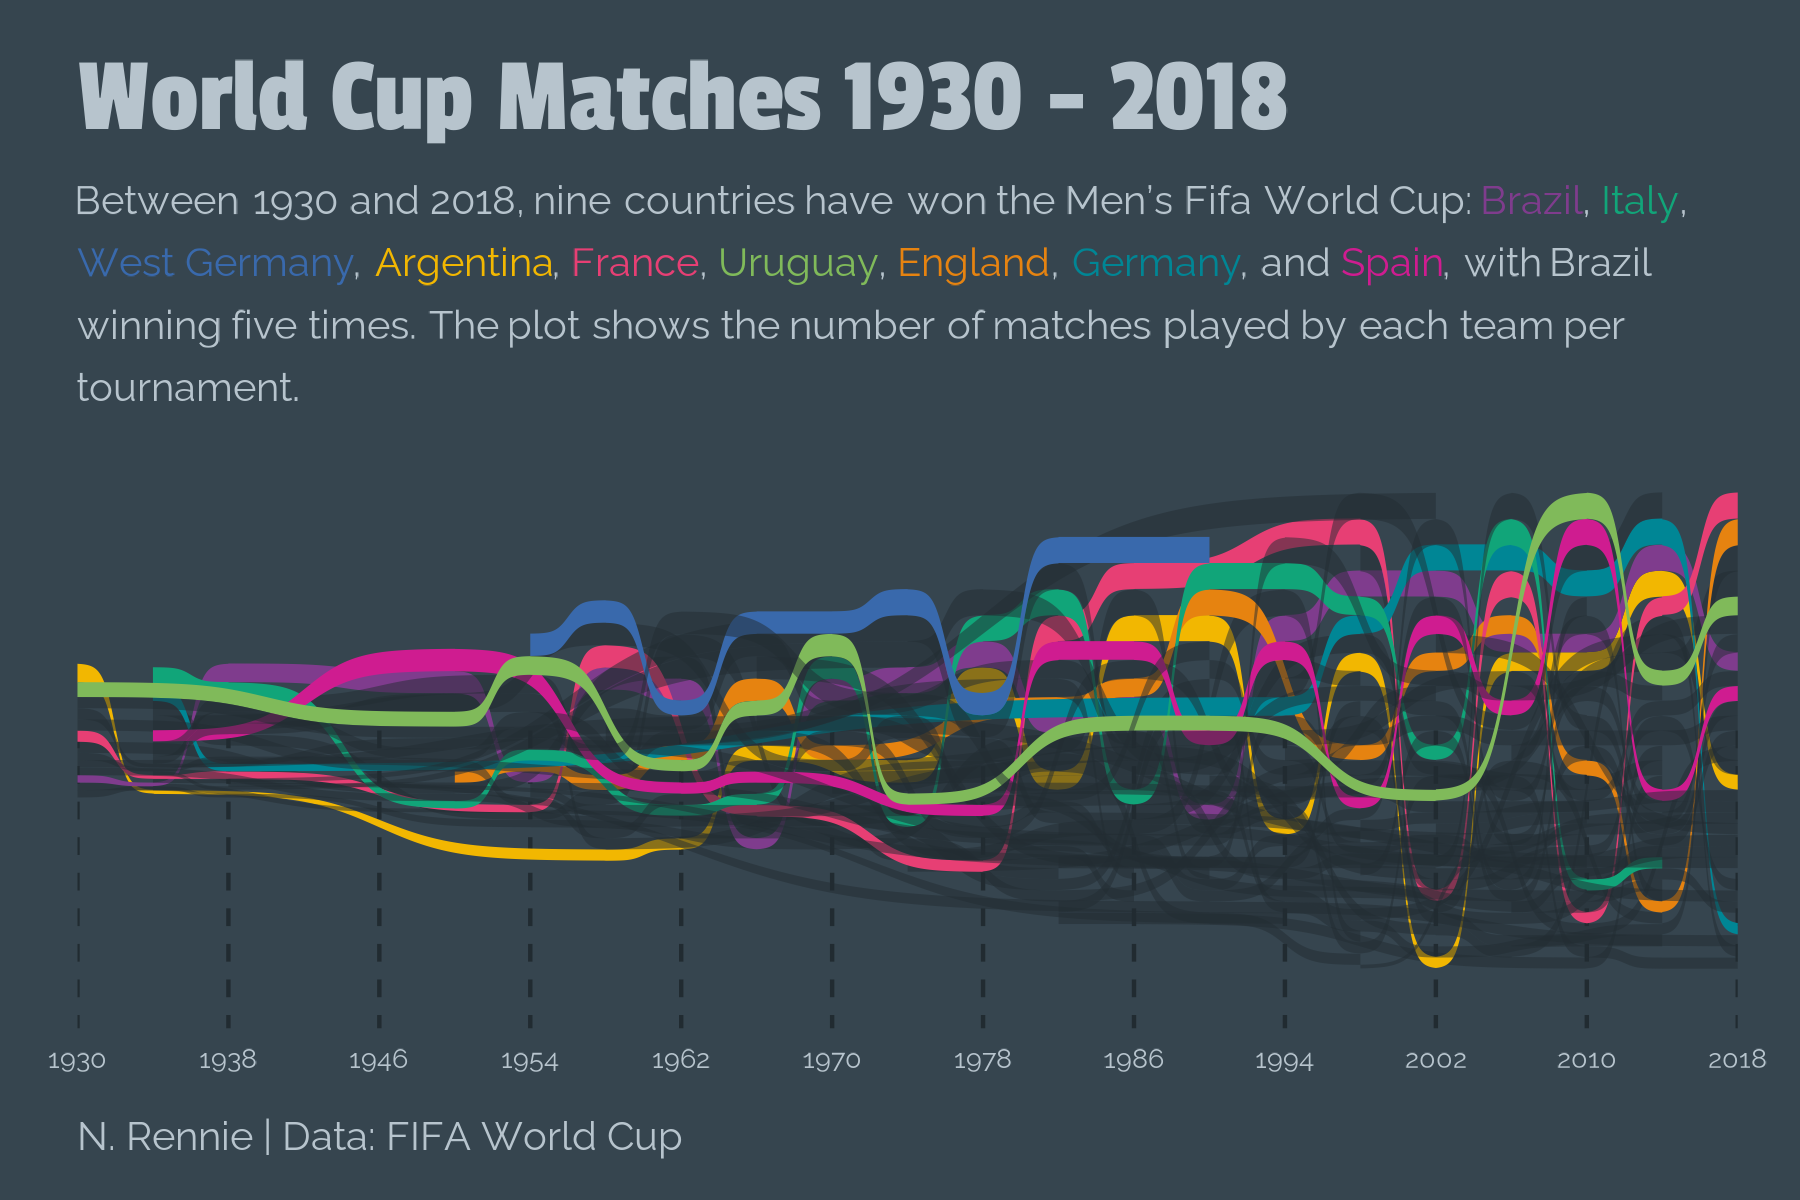

This figure's R source:
library(tidyverse)
library(showtext)
library(camcorder)
library(ggsankey)
library(rcartocolor)
library(forcats)
library(ggtext)

# load fonts
font_add_google("Raleway", "raleway")
font_add_google("Passion One", "passion")
showtext_auto()

# load data
wcmatches <- readr::read_csv('https://raw.githubusercontent.com/rfordatascience/tidytuesday/master/data/2022/2022-11-29/wcmatches.csv')
worldcups <- readr::read_csv('https://raw.githubusercontent.com/rfordatascience/tidytuesday/master/data/2022/2022-11-29/worldcups.csv')

# num matches played
team_data <- wcmatches %>%
  select(year, home_team, away_team) %>%
  pivot_longer(cols = c(home_team, away_team),
               names_to = "type",
               values_to = "team") %>%
  select(-type) %>%
  mutate(year = as.character(year)) %>%
  group_by(year) %>%
  count(team) %>%
  ungroup() %>%
  mutate(year = as.numeric(year))

winners <- worldcups %>%
  count(winner) %>%
  arrange(-n) %>%
  mutate(winner = factor(winner, levels = winners)) %>%
  pull(winner)

plot_data <- team_data %>%
  mutate(country = if_else(team %in% winners, team, "Other"),
         country = factor(country, levels = c(levels(winners), "Other")),
         team = factor(team),
         team = fct_relevel(team,
                            "Brazil", "Italy", "West Germany", "Argentina",
                            "France", "Uruguay", "England", "Germany", "Spain"))

# start recording
gg_record(
  dir = file.path("2022", "2022-11-29", "recording"), # where to save the recording
  device = "png", # device to use to save images
  width = 6, # width of saved image
  height = 4, # height of saved image
  units = "in", # units for width and height
  dpi = 300 # dpi to use when saving image
)

# vertical lines
line_data <- tibble(x = seq(1930, 2018, 8),
                    xend = seq(1930, 2018, 8),
                    y = 0,
                    yend = -80)

# set colours
col_choices = c(carto_pal(10, "Bold")[1:9], alpha("#212b31", 0.5))
names(col_choices) = c(levels(winners), "Other")

# subtitle
col_text <- glue::glue("<span style='color:{col_choices[1:9]}'>{names(col_choices)[1:9]}</span>,")
st <- "Between 1930 and 2018, nine countries have won the Men's Fifa World Cup: <span style='color:#7F3C8D'>Brazil</span>,
<span style='color:#11A579'>Italy</span>,<br><span style='color:#3969AC'>West Germany</span>,
<span style='color:#F2B701'>Argentina</span>, <span style='color:#E73F74'>France</span>,
<span style='color:#80BA5A'>Uruguay</span>, <span style='color:#E68310'>England</span>,
<span style='color:#008695'>Germany</span>, and <span style='color:#CF1C90'>Spain</span>,
with Brazil<br>winning five times. The plot shows the number of matches played by each team per<br>
tournament."


# plot
ggplot(data = plot_data,
       mapping = aes(x = year,
                     value = n,
                     node = team,
                     fill = country)) +
  geom_segment(data = line_data,
               mapping = aes(x = x,
                             xend = xend,
                             y = y,
                             yend = yend,
                             group = x),
               colour = "#212b31",
               linetype = "dashed",
               inherit.aes = FALSE) +
  geom_sankey_bump(space = 0, color = "transparent", smooth = 6) +
  coord_cartesian(expand = FALSE) +
  scale_x_continuous(breaks = seq(1930, 2018, 8)) +
  scale_y_continuous(limits = c(-80, 80)) +
  scale_fill_manual(values = col_choices) +
  labs(title = "World Cup Matches 1930 - 2018",
       subtitle = st,
       caption = "N. Rennie | Data: FIFA World Cup",
       x = "",
       y = "") +
  theme(plot.title = element_text(size = 80, family = "passion", colour = "#b7c4cd", margin = margin(b = 10)),
        plot.subtitle = element_markdown(size = 30, family = "raleway", colour = "#b7c4cd", lineheight = 0.5),
        plot.caption = element_text(size = 30, family = "raleway", colour = "#b7c4cd", hjust = 0),
        plot.margin = margin(15, 15, 10, 10),
        axis.ticks = element_blank(),
        axis.text.x = element_text(size = 20, family = "raleway", colour = "#b7c4cd"),
        axis.text.y = element_blank(),
        legend.position = "none",
        panel.grid = element_blank(),
        plot.background = element_rect(fill = "#36454f", colour = "#36454f"),
        panel.background = element_rect(fill = "#36454f", colour = "#36454f"))

# save gif
gg_playback(
  name = file.path("2022", "2022-11-29","20221129.gif"),
  first_image_duration = 4,
  last_image_duration = 12,
  frame_duration = .25
)
